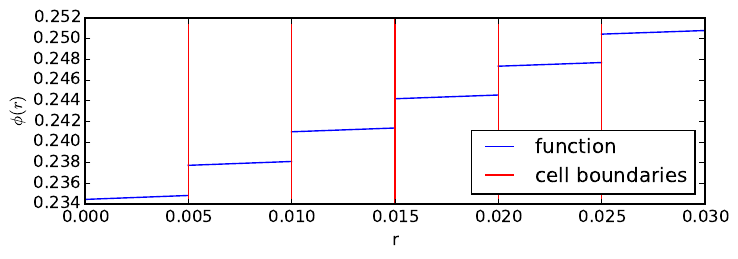

Write the Python code that produced this figure.
import numpy as np
from matplotlib import pyplot as plt

phi = np.array([0.234451,
                0.234831,
                np.nan,
                0.237749,
                0.238122,
                np.nan,
                0.240995,
                0.241362,
                np.nan,
                0.244192,
                0.244554,
                np.nan,
                0.247342,
                0.247697,
                np.nan,
                0.250445,
                0.250795])

x = np.array([0.000000000000000000e+00,
              5.000000000000000104e-03,
              5.000000000000000104e-03,
              5.000000000000000104e-03,
              1.000000000000000021e-02,
              1.000000000000000021e-02,
              1.000000000000000021e-02,
              1.499999999999999944e-02,
              1.499999999999999944e-02,
              1.499999999999999944e-02,
              2.000000000000000042e-02,
              2.000000000000000042e-02,
              2.000000000000000042e-02,
              2.500000000000000139e-02,
              2.500000000000000139e-02,
              2.500000000000000139e-02,
              2.999999999999999889e-02])

z = np.array([0.000000000000000000e+00,
              5.000000000000000104e-03,
              1.000000000000000021e-02,
              1.499999999999999944e-02,
              2.000000000000000042e-02,
              2.500000000000000139e-02,
              2.999999999999999889e-02]) 

fig = plt.figure()
ax = fig.add_subplot(111, aspect=0.5)
ax.plot(x, phi)

plt.xlabel('r')
plt.ylabel('$\phi(r)$')
for val in z:
    plt.axvline(val, color='r')

plt.legend(('function', 'cell boundaries'), loc=4)

plt.savefig('dfem_plot.pdf', bbox_inches='tight')



